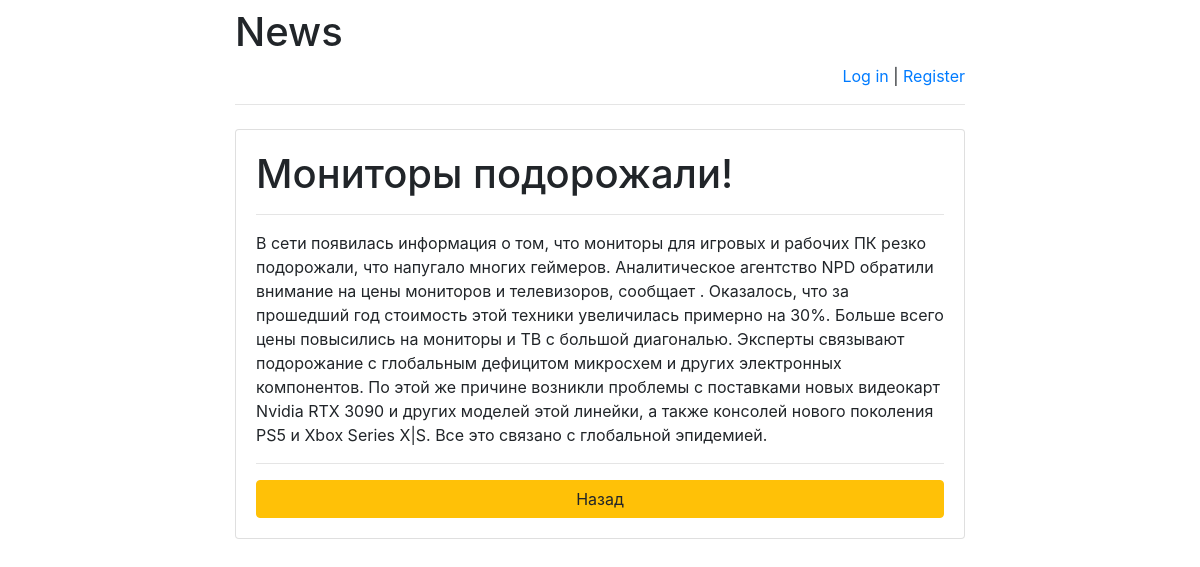
Screenshot of /news/2/ with the database file from the repository.
### news/models.py (models this page shows)
class NewsHeadline(models.Model):
    news_text = models.CharField(max_length=255)
    pub_date = models.DateTimeField('date published')

class TextNews(models.Model):
    news = models.ForeignKey(NewsHeadline, on_delete=models.CASCADE)
    text = models.CharField(max_length=1000)

### news/views.py (the view)
# urls.py: re_path(r'^([0-9]+)/$', views.detail, name='detail'),
def detail(request, new_id):
    error_message = None
    if "error_message" in request.GET:
        error_message = request.GET["error_message"]
    return render(
        request,
        "text.html",
        {
            "new": get_object_or_404(NewsHeadline, pk=new_id),
            "textNews": get_object_or_404(TextNews, pk=new_id),
            "error_message": error_message
        }
    )

### news/templates/text.html (shortened to what this page needs)
<!DOCTYPE html>
<html lang="en">
<head>
</head>
<body>
{% extends 'base.html' %}
{% block main %}
<h1>{{ new.news_text }}</h1>
<hr>
<p>{{ textNews.text }}</p>
<hr>
   <form method="post">
        <a href=".."
           class="btn btn-warning btn-block">
            Назад
        </a>
    </form>
{% endblock %}

### rows the page displays
NewsHeadline: news_text "Мониторы подорожали!"
TextNews: text "В сети появилась информация о том, что мониторы для игровых и рабочих ПК резко подорожали, что напугало многих геймеров. Аналитическое агентство NPD обратили внимание на цены мониторов и телевизоров, сообщает . Оказалось, что за прошедший год стоимость этой техники увеличилась примерно на 30%. Больше всего цены повысились на мониторы и ТВ с большой диагональю. Эксперты связывают подорожание с глобальным дефицитом микросхем и других электронных компонентов. По этой же причине возникли проблемы с поставками новых видеокарт Nvidia RTX 3090 и других моделей этой линейки, а также консолей нового поколения PS5 и Xbox Series X|S. Все это связано с глобальной эпидемией."
